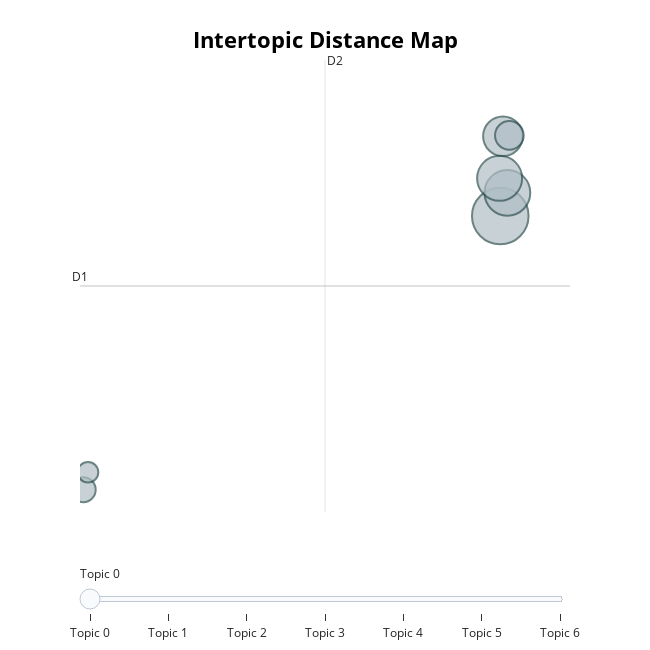

Source (notebook cell):
### Code cell
topic_model.visualize_topics()

### Figure 1 — Plotly figure (JSON) as saved in the notebook; plotly's stock layout.template omitted (floating-point values rounded to 4 significant figures)
{"data": [{"customdata": [[0, "ai | external | development | impact | researcher", 98], [1, "text | student | writer | ai | use", 64], [2, "chatgpt | education | workshop | university | student", 62], [3, "chatgpt | source | answer | use | bias", 48], [4, "chatgpt | chatbot | life | feel | newfound", 25], [5, "chatbot | experience | athlete | website | recommend", 19], [6, "legislation | transparency | van | ai | tool", 13]], "hovertemplate": "<b>Topic %{customdata[0]}</b><br>%{customdata[1]}<br>Size: %{customdata[2]}", "legendgroup": "", "marker": {"color": "#B0BEC5", "line": {"color": "DarkSlateGrey", "width": 2}, "size": [98, 64, 62, 48, 25, 19, 13], "sizemode": "area", "sizeref": 0.06125, "symbol": "circle"}, "mode": "markers", "name": "", "orientation": "v", "showlegend": false, "type": "scatter", "x": [31.27, 31.83, 31.21, 31.48, 31.98, -1.713, -1.337], "xaxis": "x", "y": [9.068, 9.565, 9.877, 10.78, 10.8, 3.188, 3.564], "yaxis": "y"}], "layout": {"annotations": [{"showarrow": false, "text": "D1", "x": -1.97, "y": 7.564, "yshift": 10}, {"showarrow": false, "text": "D2", "x": 17.4, "xshift": 10, "y": 12.42}], "height": 650, "hoverlabel": {"bgcolor": "white", "font": {"family": "Rockwell", "size": 16}}, "legend": {"itemsizing": "constant", "tracegroupgap": 0}, "margin": {"t": 60}, "shapes": [{"line": {"color": "#CFD8DC", "width": 2}, "type": "line", "x0": 17.4, "x1": 17.4, "y0": 2.71, "y1": 12.42}, {"line": {"color": "#9E9E9E", "width": 2}, "type": "line", "x0": -1.97, "x1": 36.78, "y0": 7.564, "y1": 7.564}], "sliders": [{"active": 0, "pad": {"t": 50}, "steps": [{"args": [{"marker.color": [["red", "#B0BEC5", "#B0BEC5", "#B0BEC5", "#B0BEC5", "#B0BEC5", "#B0BEC5"]]}], "label": "Topic 0", "method": "update"}, {"args": [{"marker.color": [["#B0BEC5", "red", "#B0BEC5", "#B0BEC5", "#B0BEC5", "#B0BEC5", "#B0BEC5"]]}], "label": "Topic 1", "method": "update"}, {"args": [{"marker.color": [["#B0BEC5", "#B0BEC5", "red", "#B0BEC5", "#B0BEC5", "#B0BEC5", "#B0BEC5"]]}], "label": "Topic 2", "method": "update"}, {"args": [{"marker.color": [["#B0BEC5", "#B0BEC5", "#B0BEC5", "red", "#B0BEC5", "#B0BEC5", "#B0BEC5"]]}], "label": "Topic 3", "method": "update"}, {"args": [{"marker.color": [["#B0BEC5", "#B0BEC5", "#B0BEC5", "#B0BEC5", "red", "#B0BEC5", "#B0BEC5"]]}], "label": "Topic 4", "method": "update"}, {"args": [{"marker.color": [["#B0BEC5", "#B0BEC5", "#B0BEC5", "#B0BEC5", "#B0BEC5", "red", "#B0BEC5"]]}], "label": "Topic 5", "method": "update"}, {"args": [{"marker.color": [["#B0BEC5", "#B0BEC5", "#B0BEC5", "#B0BEC5", "#B0BEC5", "#B0BEC5", "red"]]}], "label": "Topic 6", "method": "update"}]}], "title": {"font": {"color": "Black", "size": 22}, "text": "<b>Intertopic Distance Map</b>", "x": 0.5, "xanchor": "center", "y": 0.95, "yanchor": "top"}, "width": 650, "xaxis": {"anchor": "y", "domain": [0, 1], "range": [-1.97, 36.78], "title": {"text": ""}, "visible": false}, "yaxis": {"anchor": "x", "domain": [0, 1], "range": [2.71, 12.42], "title": {"text": ""}, "visible": false}}}
